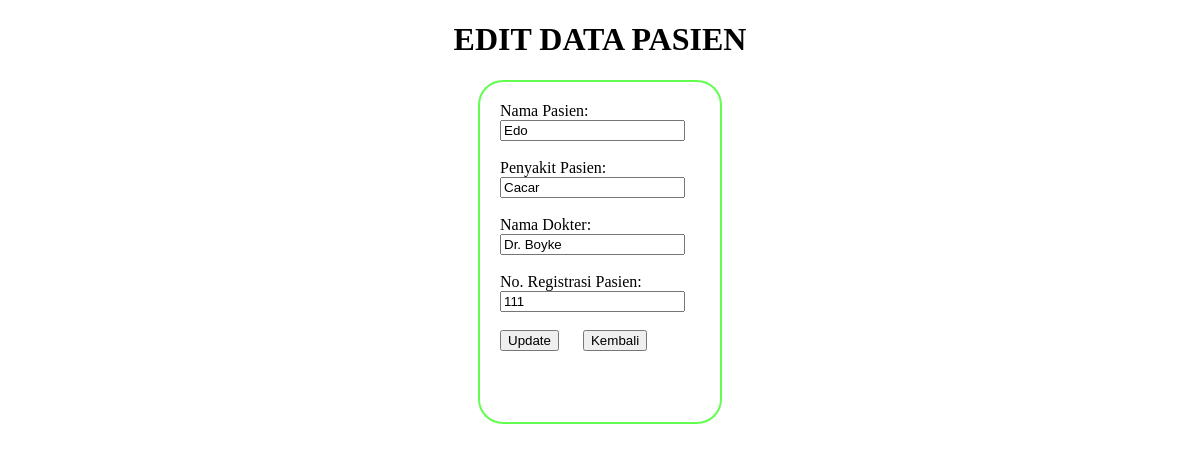
The page /pasien/edit.php?id=3 on the database its author committed.
### tables this page shows
CREATE TABLE `data_pasien` (
  `id` int(11) NOT NULL,
  `nama` varchar(55) NOT NULL,
  `penyakit` varchar(15) NOT NULL,
  `dokter` varchar(55) NOT NULL,
  `nomor_registrasi` int(11) NOT NULL
);

### pasien/edit.php (the view, shortened to what this page needs)
<?php
require '../functions.php';
$id = $_GET['id'];
$sql = "SELECT * FROM data_pasien WHERE `id`='$id'";
$sql = mysqli_query($conn, $sql) or die(mysqli_error($conn));
$menu = mysqli_fetch_assoc($sql);
?>
<!DOCTYPE html>
<html>
<head>
</head>
<body>
	<h1>EDIT DATA PASIEN</h1>
	<form action="update.php?id=<?= $menu['id'] ?>" method="POST" id="form">
		<label>Nama Pasien:</label>
		<input type="text" name="nama" placeholder="Nama Pasien" value="<?= $menu['nama'] ?>"><br>
		<label>Penyakit Pasien:</label>
		<input type="text" name="penyakit" placeholder="Penyakit Pasien" value="<?= $menu['penyakit'] ?>"><br>
		<label>Nama Dokter:</label>
		<input type="text" name="dokter" placeholder="Nama Dokter" value="<?= $menu['dokter'] ?>"><br>
		<label>No. Registrasi Pasien:</label>
		<input type="number" name="nomor_registrasi" placeholder="Nomor Registrasi" value="<?= $menu['nomor_registrasi'] ?>"><br>
		<button>Update</button>
		<a href="index.php" style="margin-left: 20px;">
			<button type="button">Kembali</button>
		</a>
	</form>
</body>
</html>

### pasien/edit.php (style rules this page uses)
body { font-family: calibri; }
h1 { text-align: center; }
form { margin-left:auto; margin-right: auto; }
input { display: block; }
#form { border-radius: 25px; border: 2px solid #63fD50; padding: 20px; width: 200px; height: 300px; }

### rows shown on the page
data_pasien: nama "Edo", penyakit "Cacar", dokter "Dr. Boyke", nomor_registrasi "111"
